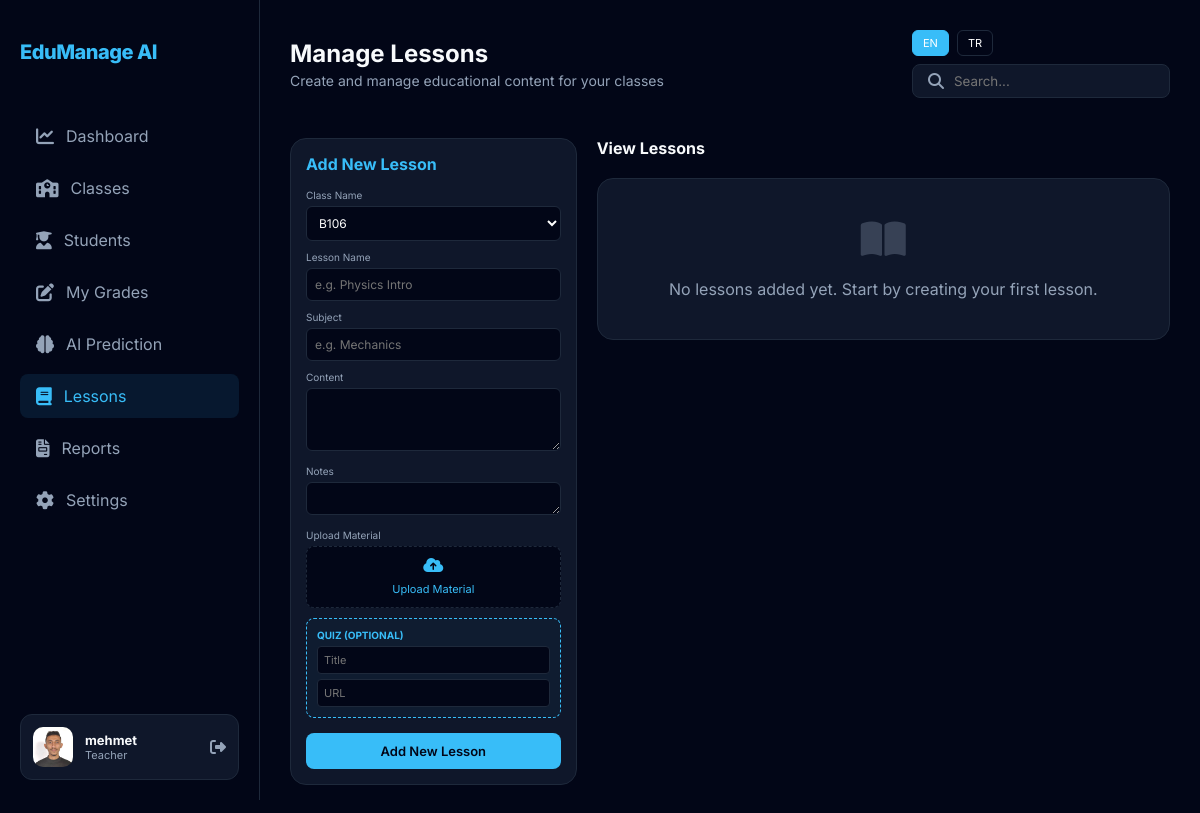
The page /teacher/lessons (signed in) on the database its author committed.
### tables this page shows
CREATE TABLE Users (
        id INTEGER PRIMARY KEY AUTOINCREMENT,
        full_name TEXT NOT NULL,
        email TEXT UNIQUE NOT NULL,
        password TEXT NOT NULL,
        role TEXT CHECK(role IN ('admin', 'teacher', 'student')) NOT NULL,
        status TEXT DEFAULT 'Active',
        created_at TIMESTAMP DEFAULT CURRENT_TIMESTAMP
    , phone_number TEXT, address TEXT, profile_image TEXT);

### app.py (the view)
@app.route('/teacher/lessons')
def teacher_lessons():
    if session.get('role') != 'teacher': return redirect(url_for('login'))
    conn = get_db_connection()
    teacher = conn.execute('SELECT id FROM Teachers WHERE user_id = ?', (session['user_id'],)).fetchone()
    classes = []
    lessons = []
    if teacher:
        classes = conn.execute('SELECT id, class_name FROM Classes WHERE teacher_id = ?', (teacher['id'],)).fetchall()
        lessons = conn.execute('''
            SELECT l.*, c.class_name, (SELECT COUNT(*) FROM Quizzes WHERE lesson_id = l.id) as quiz_count
            FROM Lessons l JOIN Classes c ON l.class_id = c.id
            WHERE l.teacher_id = ? ORDER BY l.created_at DESC
        ''', (teacher['id'],)).fetchall()
    conn.close()
    return render_template('teacher_lessons.html', active_page='lessons', classes=classes, lessons=lessons)

### app.py (called while the page is built)
@app.context_processor
def inject_translations():
    lang = session.get('lang', 'en')
    def translate(key):
        return TRANSLATIONS.get(lang, TRANSLATIONS['en']).get(key, key)
    return dict(_=translate, current_lang=lang)

@app.before_request
def log_request():
    if not request.path.startswith('/static'):
        print(f"DEBUG: Request to {request.path} [Role: {session.get('role', 'Guest')}]")

def get_db_connection():
    conn = sqlite3.connect(DB_PATH)
    conn.row_factory = sqlite3.Row
    return conn

@app.context_processor
def inject_user():
    if 'user_id' in session:
        try:
            conn = get_db_connection()
            user = conn.execute('SELECT profile_image, full_name FROM Users WHERE id = ?', (session['user_id'],)).fetchone()
            conn.close()
            if user:
                return {'current_user': user}
            else:
                session.clear()
        except: pass
    return {'current_user': {'profile_image': None, 'full_name': 'Guest User'}}

### templates/teacher_lessons.html (shortened to what this page needs)
{% extends "base.html" %}
{% block page_title %}{{ _('manage_lessons') }}{% endblock %}
{% block page_subtitle %}Create and manage educational content for your classes{% endblock %}
{% block content %}
<div class="stats-grid" style="grid-template-columns: 1fr 2fr; gap: 20px; align-items: start;">
    <div class="card" style="padding: 15px;">
        <h3 style="font-weight: 700; margin-bottom: 15px; color: var(--accent); font-size: 16px;">{{ _('add_lesson') }}</h3>
        <div style="display: grid; gap: 10px;">
            <div>
                <label style="display: block; font-size: 10px; color: var(--text-secondary); margin-bottom: 5px;">{{ _('class_name') }}</label>
                <select id="lessonClass" style="width: 100%; background: var(--bg-dark); border: 1px solid var(--border); color: white; padding: 8px; border-radius: 6px; outline: none; font-size: 12px;">
                    {% for c in classes %}
                    <option value="{{ c.id }}">{{ c.class_name }}</option>
                    {% endfor %}
                </select>
            </div>
            <div>
                <label style="display: block; font-size: 10px; color: var(--text-secondary); margin-bottom: 5px;">{{ _('lesson_name') }}</label>
                <input type="text" id="lessonTitle" placeholder="e.g. Physics Intro" style="width: 100%; background: var(--bg-dark); border: 1px solid var(--border); color: white; padding: 8px; border-radius: 6px; outline: none; font-size: 12px;">
            </div>
            <div>
                <label style="display: block; font-size: 10px; color: var(--text-secondary); margin-bottom: 5px;">{{ _('subject') }}</label>
                <input type="text" id="lessonSubject" placeholder="e.g. Mechanics" style="width: 100%; background: var(--bg-dark); border: 1px solid var(--border); color: white; padding: 8px; border-radius: 6px; outline: none; font-size: 12px;">
            </div>
            <div>
                <label style="display: block; font-size: 10px; color: var(--text-secondary); margin-bottom: 5px;">{{ _('content') }}</label>
                <textarea id="lessonContent" rows="3" style="width: 100%; background: var(--bg-dark); border: 1px solid var(--border); color: white; padding: 8px; border-radius: 6px; outline: none; resize: vertical; font-size: 12px;"></textarea>
            </div>
            <div>
                <label style="display: block; font-size: 10px; color: var(--text-secondary); margin-bottom: 5px;">{{ _('notes') }}</label>
                <textarea id="lessonNotes" rows="1" style="width: 100%; background: var(--bg-dark); border: 1px solid var(--border); color: white; padding: 8px; border-radius: 6px; outline: none; resize: vertical; font-size: 12px;"></textarea>
            </div>
            <div>
                <label style="display: block; font-size: 10px; color: var(--text-secondary); margin-bottom: 5px;">{{ _('upload_file') }}</label>
                <div style="background: var(--bg-dark); border: 1px dashed var(--border); padding: 10px; border-radius: 8px; text-align: center;">
                    <label for="lessonFile" style="cursor: pointer; color: var(--accent); font-size: 11px;">
                        <i class="fas fa-cloud-upload-alt" style="font-size: 16px; display: block; margin-bottom: 4px;"></i>
                        <span id="fileNameDisplay">{{ _('upload_file') }}</span>
                    </label>
                </div>
            </div>
            <div style="padding: 10px; background: rgba(56, 189, 248, 0.03); border-radius: 8px; border: 1px dashed var(--accent);">
                <label style="display: block; font-size: 10px; color: var(--accent); margin-bottom: 5px; font-weight: 700;">QUIZ (OPTIONAL)</label>
                <input type="text" id="quizTitle" placeholder="Title" style="width: 100%; background: var(--bg-dark); border: 1px solid var(--border); color: white; padding: 6px; border-radius: 4px; outline: none; margin-bottom: 5px; font-size: 11px;">
                <input type="text" id="quizUrl" placeholder="URL" style="width: 100%; background: var(--bg-dark); border: 1px solid var(--border); color: white; padding: 6px; border-radius: 4px; outline: none; font-size: 11px;">
            </div>
            <button onclick="saveLesson()" class="btn-primary" style="margin-top: 5px; padding: 10px; font-size: 13px;">{{ _('add_lesson') }}</button>
        </div>
    </div>
    <div style="display: grid; gap: 15px;">
        <h3 style="font-weight: 700; margin-bottom: 5px; font-size: 16px;">{{ _('view_lessons') }}</h3>
        {% if not lessons %}
        <div class="card" style="text-align: center; padding: 40px; color: var(--text-secondary);">
            <i class="fas fa-book-open" style="font-size: 40px; margin-bottom: 20px; opacity: 0.3;"></i>
            <p>No lessons added yet. Start by creating your first lesson.</p>
        </div>
        {% endif %}
    </div>
</div>
{% endblock %}

### templates/base.html (shortened to what this page needs)
<!DOCTYPE html>
<html lang="en">
<head>
    <link rel="stylesheet" href="{{ url_for('static', filename='css/style.css') }}">
    <link rel="stylesheet" href="https://cdnjs.cloudflare.com/ajax/libs/font-awesome/6.4.0/css/all.min.css">
</head>
<body>
    <div class="app-container">
        <div class="sidebar">
            <div class="logo-section">
                <div class="logo-text">EduManage AI</div>
            </div>
            <nav class="nav-menu">
                {% if session['role'] == 'teacher' %}
                <a href="/dashboard" class="nav-item {% if active_page == 'dashboard' %}active{% endif %}">
                    <i class="fas fa-chart-line"></i> {{ _('dashboard') }}
                </a>
                <a href="/teacher/classes" class="nav-item {% if active_page == 'classes' %}active{% endif %}">
                    <i class="fas fa-school"></i> {{ _('classes') }}
                </a>
                <a href="/teacher/students" class="nav-item {% if active_page == 'students' %}active{% endif %}">
                    <i class="fas fa-user-graduate"></i> {{ _('students') }}
                </a>
                <a href="/teacher/grades" class="nav-item {% if active_page == 'grades' %}active{% endif %}">
                    <i class="fas fa-edit"></i> {{ _('grades') }}
                </a>
                <a href="/teacher/prediction" class="nav-item {% if active_page == 'prediction' %}active{% endif %}">
                    <i class="fas fa-brain"></i> {{ _('prediction') }}
                </a>
                <a href="/teacher/lessons" class="nav-item {% if active_page == 'lessons' %}active{% endif %}">
                    <i class="fas fa-book"></i> {{ _('lessons') }}
                </a>
                <a href="/teacher/reports" class="nav-item {% if active_page == 'reports' %}active{% endif %}">
                    <i class="fas fa-file-invoice"></i> {{ _('reports') }}
                </a>
                {% endif %}
                <a href="/settings" class="nav-item">
                    <i class="fas fa-cog"></i> {{ _('settings') }}
                </a>
            </nav>
            <div class="profile-card">
                <div class="avatar" style="overflow: hidden; display: flex; align-items: center; justify-content: center; background: var(--border);">
                    {% if current_user and current_user.profile_image %}
                        <img src="{{ current_user.profile_image }}" style="width: 100%; height: 100%; object-fit: cover;">
                    {% else %}
                        <i class="fas fa-user" style="color: var(--text-secondary); font-size: 14px;"></i>
                    {% endif %}
                </div>
                <div class="profile-info">
                    <div style="font-size: 13px; font-weight: 700;">{{ current_user.full_name if current_user else session.get('full_name', 'User') }}</div>
                    <div style="font-size: 11px; color: var(--text-secondary);">{{ _(session['role']) }}</div>
                </div>
                <a href="/logout" style="margin-left: auto; color: var(--text-secondary);"><i class="fas fa-sign-out-alt"></i></a>
            </div>
        </div>
        <main class="main-content">
            <header class="top-navbar">
                <div class="page-title">
                    <h1>{% block page_title %}{% endblock %}</h1>
                    <p>{% block page_subtitle %}{% endblock %}</p>
                </div>
                <div class="navbar-actions">
                    <div class="language-switcher" style="display: flex; gap: 8px; margin-right: 20px;">
                        <a href="/set_language/en" class="nav-item" style="padding: 5px 10px; border-radius: 6px; font-size: 11px; background: {% if current_lang == 'en' %}var(--accent){% else %}transparent{% endif %}; color: white; border: 1px solid {% if current_lang == 'en' %}var(--accent){% else %}var(--border){% endif %};">EN</a>
                        <a href="/set_language/tr" class="nav-item" style="padding: 5px 10px; border-radius: 6px; font-size: 11px; background: {% if current_lang == 'tr' %}var(--accent){% else %}transparent{% endif %}; color: white; border: 1px solid {% if current_lang == 'tr' %}var(--accent){% else %}var(--border){% endif %};">TR</a>
                    </div>
                    <div style="background: var(--card-bg); padding: 8px 15px; border-radius: 8px; border: 1px solid var(--border); display: flex; align-items: center;">
                        <i class="fas fa-search" style="color: var(--text-secondary); margin-right: 10px;"></i>
                        <input type="text" placeholder="{{ _('search') }}" style="background: transparent; border: none; color: white; outline: none; width: 200px;">
                    </div>
                </div>
            </header>
            {% block content %}{% endblock %}
        </main>
    </div>
</body>
</html>

### static/css/style.css (style rules this page uses)
:root { --bg-dark: #020617; --card-bg: #0F172A; --sidebar-bg: #020617; --accent: #38BDF8; --accent-hover: #0EA5E9; --text-primary: #F8FAFC; --text-secondary: #94A3B8; --border: #1E293B; --danger: #EF4444; --success: #22C55E; --warning: #F59E0B; --info: #3B82F6; }
* { margin: 0; padding: 0; box-sizing: border-box; font-family: 'Inter', sans-serif; }
body { background-color: var(--bg-dark); color: var(--text-primary); overflow-x: hidden; }
.app-container { display: flex; min-height: 100vh; }
.sidebar { width: 260px; background-color: var(--sidebar-bg); border-right: 1px solid var(--border); display: flex; flex-direction: column; padding: 20px; position: fixed; height: 100vh; }
.logo-section { padding: 20px 0; margin-bottom: 30px; }
.logo-text { font-size: 20px; font-weight: 800; color: var(--accent); letter-spacing: -0.5px; }
.nav-menu { flex: 1; }
.nav-item { display: flex; align-items: center; padding: 12px 16px; color: var(--text-secondary); text-decoration: none; border-radius: 8px; margin-bottom: 8px; transition: all 0.3s ease; }
.nav-item i { margin-right: 12px; font-size: 18px; }
.nav-item:hover, .nav-item.active { background: rgba(56, 189, 248, 0.1); color: var(--accent); }
.profile-card { background: var(--card-bg); border-radius: 12px; padding: 12px; display: flex; align-items: center; border: 1px solid var(--border); }
.avatar { width: 40px; height: 40px; border-radius: 10px; background: var(--accent); margin-right: 12px; }
.main-content { flex: 1; margin-left: 260px; padding: 30px; }
.top-navbar { display: flex; justify-content: space-between; align-items: center; margin-bottom: 40px; }
.page-title h1 { font-size: 24px; font-weight: 700; margin-bottom: 4px; }
.page-title p { color: var(--text-secondary); font-size: 14px; }
.stats-grid { display: grid; grid-template-columns: repeat(auto-fit, minmax(240px, 1fr)); gap: 20px; margin-bottom: 30px; }
.card { background: var(--card-bg); border-radius: 16px; padding: 24px; border: 1px solid var(--border); transition: transform 0.3s ease; }
.btn-primary { background: var(--accent); color: var(--bg-dark); border: none; padding: 10px 20px; border-radius: 8px; font-weight: 600; cursor: pointer; transition: all 0.3s ease; }

### rows shown on the page
Users: profile_image (picture), full_name "mehmet"

### other values the page prints
form field value "B106"
